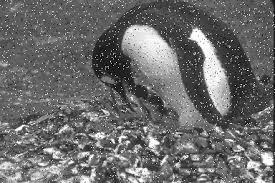
%> input picture Challenge 4B/Penguin.jpg, 275 x 183 px
$ octave Exercise4b.m   (GNU Octave 9; MATLAB toolbox functions it lacks are replaced by stand-ins)
%> lines starting %> are read from the running program, lines starting %| are printed output that depends on the picture
IMG = imread('Penguin.jpg');
%> IMG is the input picture: size 183x275 uint8; min 0, max 255, mean 107.3
new_IMG = medfilt2(IMG);
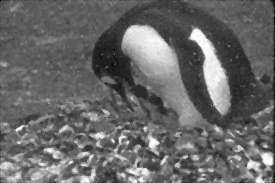
%> new_IMG: size 183x275 uint8; min 0, max 255, mean 104.2

new_IMAGE = fspecial('average');
Average = imfilter(new_IMG,new_IMAGE,'replicate');
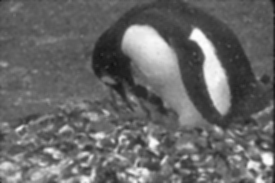
%> Average: size 183x275 uint8; min 13, max 254, mean 104.2

all_noise_removedIMG = Average;

subplot(4,1,1);
imshow(all_noise_removedIMG);
title('All Noise Removed');

subplot(4,1,2);
imhist(all_noise_removedIMG);
title('All Noise Removed');

subplot(4,1,3);
imshow(IMG);
title('Original');

subplot(4,1,4);
imhist(IMG);
title('Original');
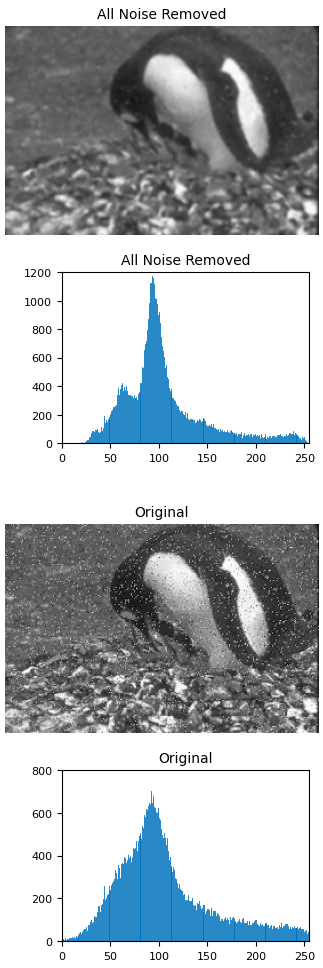
%> figure redrawn from the program's plot data, 4 panels
